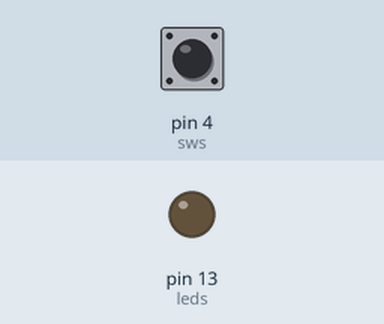
This sketch was run on a simulated Arduino Uno, built with avr-gcc and run on an emulated ATmega328P. Parts: output pins drawn as LEDs (lit = HIGH). The test bench sets the inputs (shaded band); at power-on: pin 4 (sws) LOW.

Above: at 1.2 s.
1.3 s: pin 4 (sws) pulled HIGH for 0.15 s
At 1.47 s:
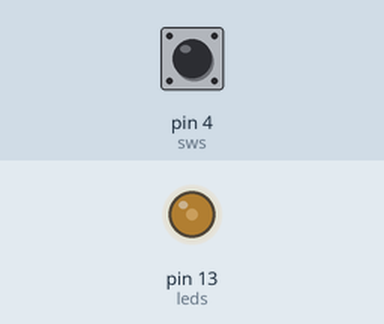
3.0 s: pin 4 (sws) pulled HIGH for 3.2 s
At 7.6 s:
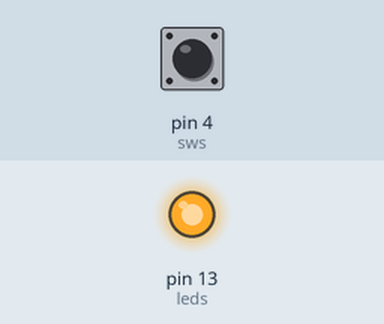
Timing chart, 0 to 9.1 s (numbered marks = the images above; inputs shaded):
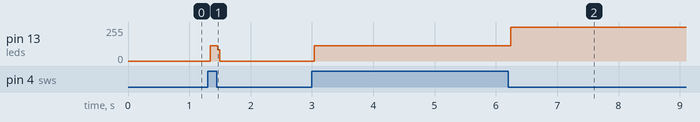

The sketch:

subjectLEE_101.ino
```cpp
int sws = 4;
int leds = 13;

void setup() {
    pinMode(sws, INPUT);
    pinMode(leds, OUTPUT);

}

void loop()
{
  // put your main code here, to run repeatedly:


    if(digitalRead(sws)==1)
    {
      digitalWrite(leds, HIGH);
    }


    if(digitalRead(sws)==1)
    {
      digitalWrite(leds, LOW);
    }
}
```

Measured:
- after the input at 1.3 s, pin 13 (leds): 0/255 → 113/255 at once, → 0/255 0.12 s later
- after the input at 3.0 s, pin 13 (leds): 0/255 → 113/255 at once, → 255/255 3.2 s later
